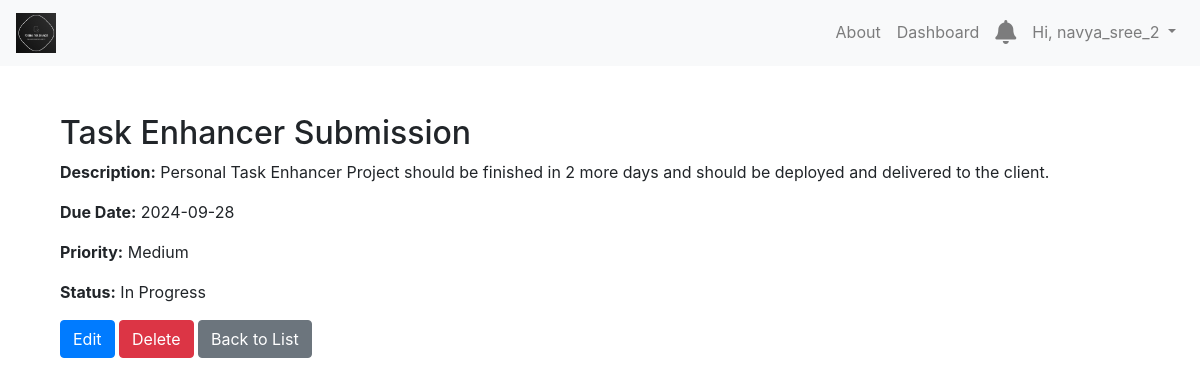
Screenshot of /tasks/3/ (signed in) with the database file from the repository.
### tasks/models.py (models this page shows, shortened)
class Task(models.Model):
    PRIORITY_CHOICES = [
        ('L', 'Low'),
        ('M', 'Medium'),
        ('H', 'High'),
    ]
    STATUS_CHOICES = [
        ('P', 'Pending'),
        ('IP', 'In Progress'),
        ('C', 'Completed'),
    ]
    user = models.ForeignKey(User, on_delete=models.CASCADE)
    title = models.CharField(max_length=200)
    description = models.TextField(blank=True)
    due_date = models.DateField(null=True, blank=True)
    priority = models.CharField(max_length=1, choices=PRIORITY_CHOICES, default='M')
    status = models.CharField(max_length=2, choices=STATUS_CHOICES, default='P')
    category = models.ForeignKey(Category, null=True, on_delete=models.SET_NULL)
    created_at = models.DateTimeField(auto_now_add=True)
    is_completed = models.BooleanField(default=False)

### tasks/views.py (the view)
# urls.py: path('tasks/<int:pk>/', views.task_detail, name='task_detail'),
@login_required
def task_detail(request, pk):
    task = get_object_or_404(Task, pk=pk, user=request.user)
    return render(request, 'tasks/task_detail.html', {'task': task})

### tasks/templates/tasks/task_detail.html (shortened to what this page needs)
{% extends 'base.html' %}
{% block content %}
<div class="container mt-5">
    <h2>{{ task.title }}</h2>
    <p><strong>Description:</strong> {{ task.description }}</p>
    <p><strong>Due Date:</strong> {{ task.due_date|date:"Y-m-d" }}</p>
    <p><strong>Priority:</strong> {{ task.get_priority_display }}</p>
    <p><strong>Status:</strong> {{ task.get_status_display }}</p>
    <a href="{% url 'task_update' task.pk %}" class="btn btn-primary">Edit</a>
    <a href="{% url 'task_delete' task.pk %}" class="btn btn-danger">Delete</a>
    <a href="{% url 'task_list' %}" class="btn btn-secondary">Back to List</a>
</div>
{% endblock %}

### tasks/templates/base.html (shortened to what this page needs)
{% load static %}
<!DOCTYPE html>
<html lang="en">
<head>
    <link href="https://stackpath.bootstrapcdn.com/bootstrap/4.5.2/css/bootstrap.min.css" rel="stylesheet">
    <link rel="stylesheet" href="https://cdnjs.cloudflare.com/ajax/libs/font-awesome/5.15.4/css/all.min.css">
</head>
<body>
    <nav class="navbar navbar-expand-lg navbar-light bg-light">
        <a class="navbar-brand" href="{% url 'dashboard' %}">
            <img src="{% static 'tasks/images/logo.png' %}" alt="Logo" width="40" height="40" class="d-inline-block align-top">
        </a>
        <div class="collapse navbar-collapse" id="navbarNav">
            <ul class="navbar-nav ml-auto">
                <li class="nav-item">
                    <a class="nav-link" href="{% url 'about' %}">About</a>
                </li>
                {% if user.is_authenticated %}
                    <li class="nav-item">
                        <a class="nav-link" href="{% url 'dashboard' %}">Dashboard</a>
                    </li>
                    <li class="nav-item">
                        <a class="nav-link" href="{% url 'notifications' %}">
                            <i class="fas fa-bell" style="position: relative; font-size: 24px;"></i>
                        </a>
                    </li>
                    <li class="nav-item dropdown">
                        <a class="nav-link dropdown-toggle" href="#" id="navbarDropdown" role="button" data-toggle="dropdown" aria-haspopup="true" aria-expanded="false">
                            Hi, {{ user.username }}
                        </a>
                    </li>
                {% endif %}
            </ul>
        </div>
    </nav>
    <div class="container mt-3">
        {% block content %}
        {% endblock %}
    </div>
</body>
</html>

### rows the page displays
Task: title "Task Enhancer Submission", description "Personal Task Enhancer Project should be finished in 2 more days and should be deployed and delivered to the client.", due_date "2024-09-28", priority "Medium", status "In Progress"

### other values shown
{{ user.username }} "navya_sree_2"
